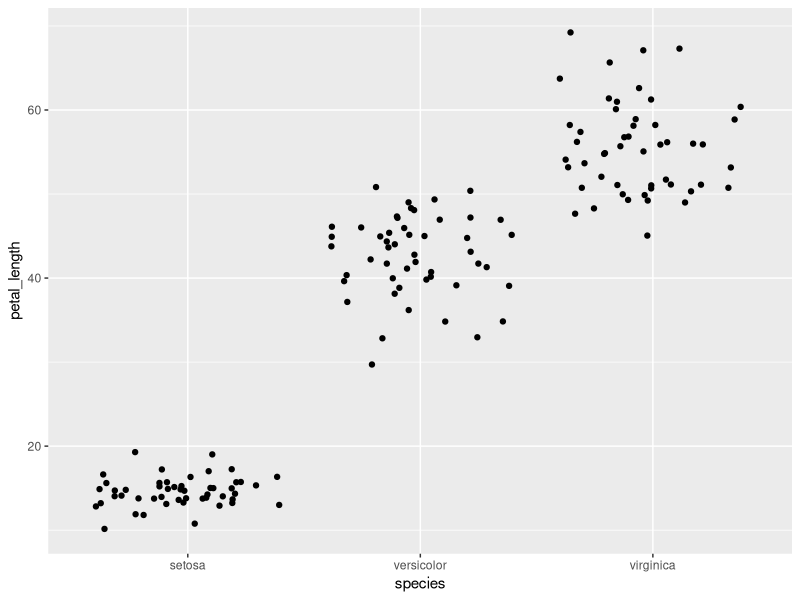
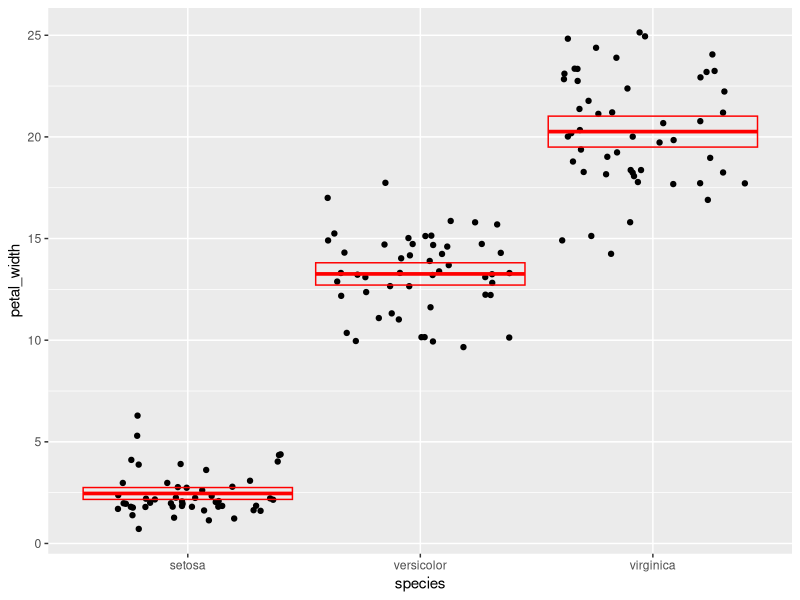
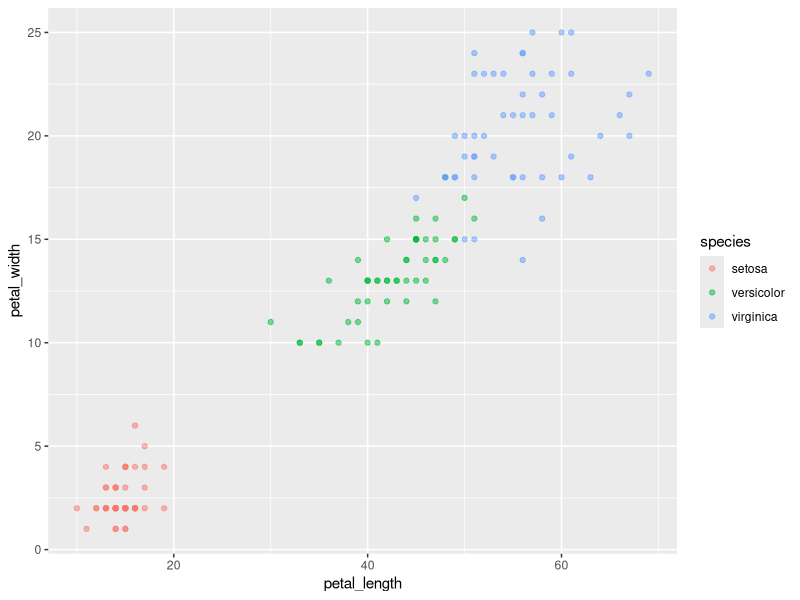

Write the R code that produced these figures, in order.
## ---- chunk 1
#load packages
library(tidyverse)    

#iris data set pakages
iris <- as_tibble(iris) # so it prints a little nicer
## ---- chunk 2
# Question 1

iris

i2 <-rename(iris, sepal_length = Sepal.Length,
       sepal_width = Sepal.Width,
       petal_length = Petal.Length,
       petal_width = Petal.Width,
       species = Species)
## ---- chunk 3
#question 2

ni2 <-mutate(i2, sepal_length = sepal_length * 10,
       sepal_width = sepal_width * 10,
       petal_length = petal_length * 10,
       petal_width = petal_width * 10)

## ---- chunk 4
#question 3

ia1 <-mutate(ni2, sepal_area = sepal_length * sepal_width,
       petal_area = petal_length * petal_width)

select(ia1, petal_area, sepal_area)
## ---- chunk 5
#question 4

ques4 <-summarize(ni2, sample_size = n(), 
          max = max(sepal_length),
          min = min(sepal_length),
          range = max - min ,
          median = median(sepal_length),
          q1 = quantile(sepal_length, probs = 0.25),
          q3 = quantile(sepal_length, probs = 0.75),
          iqr = q3-q1)

ques4
## ---- chunk 6
#question 5

ni2_grouped <-group_by(ni2, species)

ques5 <-summarize(ni2_grouped, sample_size = n(),
          petal_mean = mean(petal_width),
          st_dev = sd(petal_width),
          width_variance = var(petal_width),
          sem = sd(petal_width) / sqrt(sample_size),
          upper_ci = mean(petal_width) + 1.96 * sem,
          lower_ci = mean(petal_width) - 1.96 * sem)

ques5                           
## ---- chunk 7
#question 6

ggplot(data = ni2) +
        geom_jitter(mapping = aes(x = species, y = petal_length))
## ---- chunk 8
#question 7

width_summary <-
        summarise(
                ni2_grouped, 
                petal_mean = mean(petal_width),
                sem = sd(petal_width) / sqrt(n()),
                upper_limit =  petal_mean + 1.96 * sem,
                lower_limit =  petal_mean - 1.96 * sem
        )

width_summary
          
ggplot(data = ni2) +
        geom_jitter(mapping = aes(x = species, y = petal_width)) +
        geom_crossbar(
                data = width_summary,
                mapping = aes(
                        x = species,
                        y = petal_mean,
                        ymax = upper_limit,
                        ymin = lower_limit
                ),
                color = "red"
        )
## ---- chunk 9
#question 8

ggplot(data = ni2) +
        geom_point(mapping = aes(x = petal_length, y = petal_width, color = species), alpha = 0.5)
